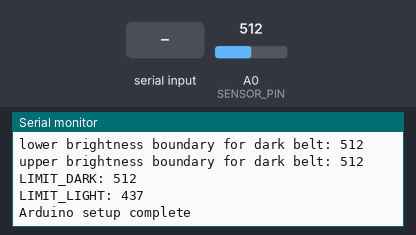
Bench run of a sketch on a simulated Arduino Uno, built with avr-gcc and run on an emulated ATmega328P. Shown: the last lines printed to the serial monitor. The inputs (shaded band) are chosen by the test bench; at power-on: A0 (SENSOR_PIN) = 512.

Above: at 11.3 s.
11.4 s: "START\n" received over Serial
At 12.6 s:
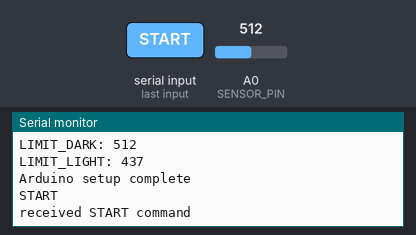
12.9 s: A0 (SENSOR_PIN) set to 306
At 14.1 s:
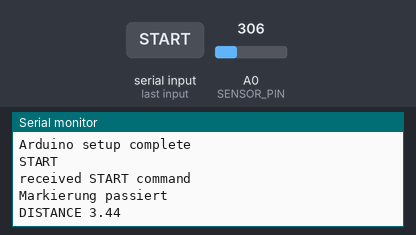
14.4 s: "STOP\n" received over Serial
At 15.9 s:
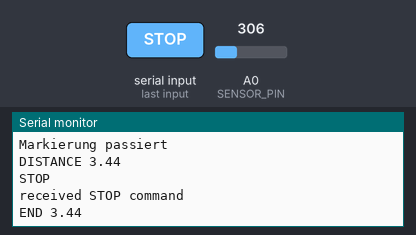
Timing chart, 0 to 17.4 s (numbered marks = the images above; inputs shaded):
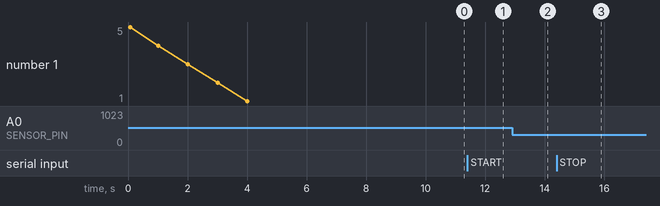

Measured:
- after the input at 11.4 s, the serial monitor: prints a new line at once (image 1)
- after the input at 12.9 s, the serial monitor: prints a new line at once (image 2)
- after the input at 14.4 s, the serial monitor: prints a new line at once (image 3)

The sketch:

treadmill_tracking.ino
```cpp
const float BELT_LENGTH = 3.44;
const int SENSOR_PIN = A0;
int LIMIT_LIGHT = 2000;
int LIMIT_DARK = 0;

int lower_dark = 2000;
int upper_dark = 0;
bool tracking = false;
bool over_mark = false;

float distance = 0;
int brightness = 0;
int mark_counter = 0;

int val = 0;

void setup() {
  // put your setup code here, to run once:
  Serial.begin(9600);
  while (!Serial) {
    ; // wait for serial port to connect. Needed for native USB
  }
  Serial.println("Arduino is starting ...");
  distance = 0;
  mark_counter = 0;
  tracking = false;
  over_mark = false;

  Serial.println("Check that Sensor is over black part of the Belt");
  for (int i = 5; i > 0; i--)
  {
    Serial.println(i);
    delay(1000);
  }
  Serial.println("Start Sensor calibration for 5 seconds");
  int start_millis = millis();
  int current_millis = millis();
  while(current_millis - start_millis < 5000){
    brightness = analogRead(SENSOR_PIN);
    if(brightness < lower_dark){
      lower_dark = brightness;
    } else if( brightness > upper_dark){
      upper_dark = brightness;
    }
    current_millis = millis();
  }
  LIMIT_DARK = (lower_dark + upper_dark) / 2;
  LIMIT_LIGHT = LIMIT_DARK - 75;
  Serial.println("lower brightness boundary for dark belt: " + String(lower_dark));
  Serial.println("upper brightness boundary for dark belt: " + String(upper_dark));
  Serial.println("LIMIT_DARK: " + String(LIMIT_DARK));
  Serial.println("LIMIT_LIGHT: " + String(LIMIT_LIGHT));
  Serial.println("Arduino setup complete");
}

void loop() {
  // put your main code here, to run repeatedly:
  if (Serial.available() > 0){
    String incoming = Serial.readStringUntil('\n');
    incoming.trim();
    Serial.println(incoming);

    if(incoming == "START"){
      Serial.println("received START command");
      startTracking();
    }

    if(incoming == "STOP" && tracking){
      Serial.println("received STOP command");
      stopTracking();
    }
  }

  if (tracking){

    brightness = analogRead(SENSOR_PIN);
    //Serial.println(brightness);
    if(brightness > LIMIT_DARK && over_mark){
      over_mark = false;
      //Serial.println(brightness);
    } else if (brightness <= LIMIT_LIGHT && !over_mark){
      //Serial.println(brightness);
      Serial.println("Markierung passiert");
      over_mark = true;
      mark_counter += 1;
      distance = mark_counter * BELT_LENGTH;
      Serial.println("DISTANCE " + String(distance));
    }

  }
}

void startTracking(){
  distance = 0;
  mark_counter = 0;
  tracking = true;
  //Serial.println("Current Brightness: " + String(brightness));

}

void stopTracking(){
  tracking = false;
  Serial.println("END " + String(distance));

}
```
